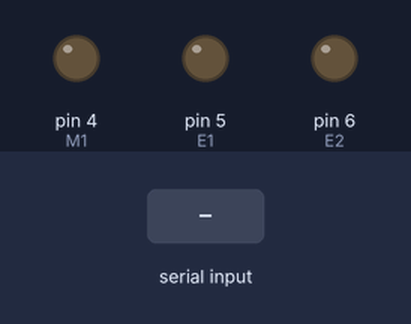
Recording of a sketch running on a simulated Arduino Uno, built with avr-gcc and run on an emulated ATmega328P. On the bench: output pins drawn as LEDs (lit = HIGH). The test bench sets the inputs (shaded band). What the sketch prints to the serial monitor is not drawn.

Above: at 1.2 s.
1.3 s: "w" received over Serial
At 2.4 s:
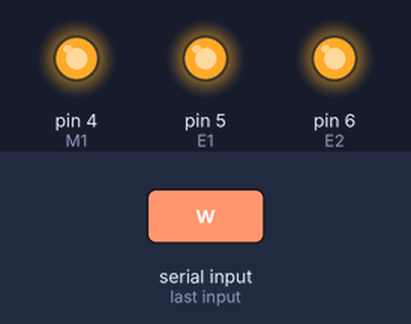
2.8 s: "s" received over Serial
At 3.5 s:
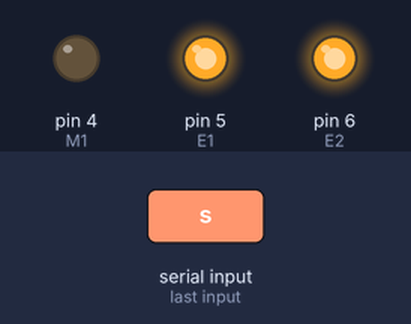
4.3 s: "d" received over Serial
At 4.7 s:
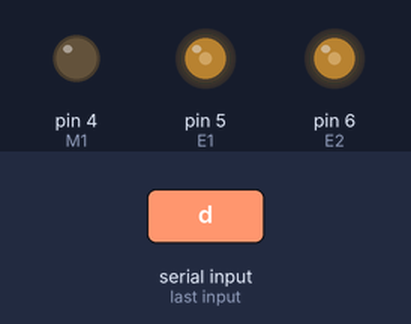
5.8 s: "a" received over Serial
At 7.0 s:
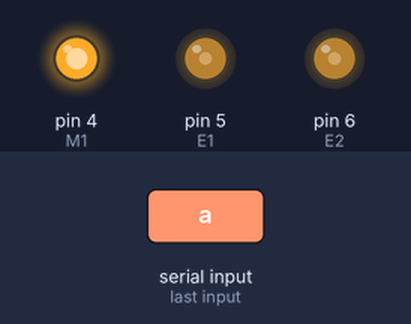
7.3 s: "x" received over Serial
At 8.1 s:
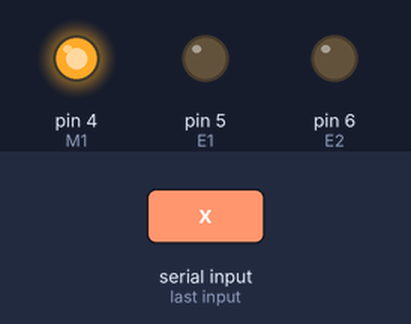
8.8 s: "w" received over Serial
At 9.3 s:
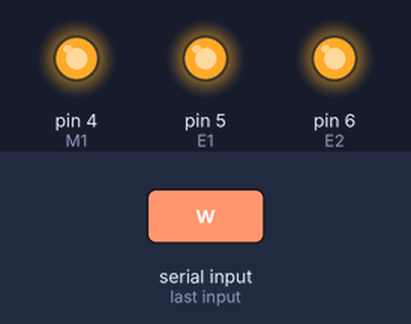
Timing chart, 0 to 11.3 s (numbered marks = the images above; inputs shaded):
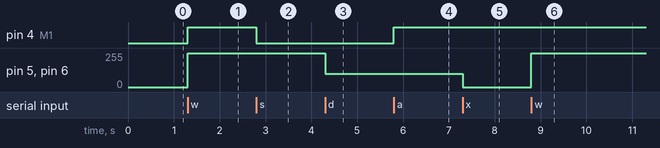

Measured:
- after the input at 1.3 s, pin 4 (M1): LOW → HIGH at once; pin 5 (E1), pin 6 (E2): 0/255 → 255/255 at once
- after the input at 2.8 s, pin 4 (M1): HIGH → LOW at once
- after the input at 4.3 s, pin 5 (E1), pin 6 (E2): 255/255 → 100/255 at once
- after the input at 5.8 s, pin 4 (M1): LOW → HIGH at once
- after the input at 7.3 s, pin 5 (E1), pin 6 (E2): 100/255 → 0/255 at once
- after the input at 8.8 s, pin 5 (E1), pin 6 (E2): 0/255 → 255/255 at once

The sketch:

ARchie_Encoder_Testing1.ino
```cpp
//#include <SoftwareSerial.h>

//SoftwareSerial bluetooth(9, 8);

//Standard PWM DC control
int E1 = 5;     //M1 Speed Control
int E2 = 6;     //M2 Speed Control
int M1 = 4;    //M1 Direction Control
int M2 = 7;    //M1 Direction Control
int encoderValue = 0;

void count(void); // code for counting the increasing values of encoder ticks void setup()

void stop(void)                    //Stop
{
  digitalWrite(E1, LOW);
  digitalWrite(E2, LOW);
}
void advance(char a, char b)         //Move forward
{
  analogWrite (E1, a);     //PWM Speed Control
  digitalWrite(M1, HIGH);
  analogWrite (E2, b);
  digitalWrite(M2, HIGH);
}
void back_off (char a, char b)         //Move backward
{
  analogWrite (E1, a);
  digitalWrite(M1, LOW);
  analogWrite (E2, b);
  digitalWrite(M2, LOW);
}
void turn_L (char a, char b)            //Turn Left
{
  analogWrite (E1, a);
  digitalWrite(M1, LOW);
  analogWrite (E2, b);
  digitalWrite(M2, HIGH);
}
void turn_R (char a, char b)            //Turn Right
{
  analogWrite (E1, a);
  digitalWrite(M1, HIGH);
  analogWrite (E2, b);
  digitalWrite(M2, LOW);
}

void setup(void)
{
  int i;
  for (i = 4; i <= 7; i++)
    pinMode(i, OUTPUT);
  Serial.begin(9600);      //Set Baud Rate
  //bluetooth.begin(9600);
  // bluetooth.println("Bluetooth Control Activated");


  pinMode(7, INPUT);

  attachInterrupt(2, count, FALLING);

  encoderValue = 0;


  Serial.println("Keyboard control Activated");
}

void loop(void)
{

  if (Serial.available() > 0) {
    char val = Serial.read();
    if (val != -1)
    {
      switch (val)
      {
        case 'w'://Move Forward
          advance (255, 255);  //move forward in max speed
          break;
        case 's'://Move Backward
          back_off (255, 255);  //move back in max speed
          break;
        case 'd'://Turn Left
          turn_L (100, 100);
          break;
        case 'a'://Turn Right
          turn_R (100, 100);
          break;
        case 'z':
          Serial.println("Serial Ready");
          //          bluetooth.println("Bluetooth Ready");
          break;
        case 'x':
          stop();
          break;
      }
    }
    else stop();
  }
}


void count()

{

  encoderValue++;
  Serial.println(encoderValue);

}
```
